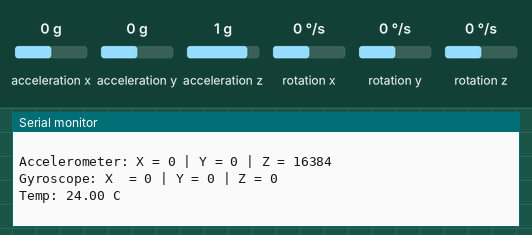
Bench run of a sketch on a simulated ESP32. Parts: the last lines printed to the serial monitor. Wiring (inferred from the names in the program): MPU-6050 motion sensor at I2C address 0x68. Inputs (shaded band) come from the test bench; at power-on: acceleration x 0 g, acceleration y 0 g, acceleration z 1 g, rotation x 0 °/s, rotation y 0 °/s, rotation z 0 °/s.

Above: at 1.2 s.
1.3 s: acceleration x set to -1.4 g
2.8 s: acceleration y set to -1.4 g
4.3 s: acceleration z set to -1.4 g
5.8 s: rotation x set to -192 °/s
At 6.25 s:
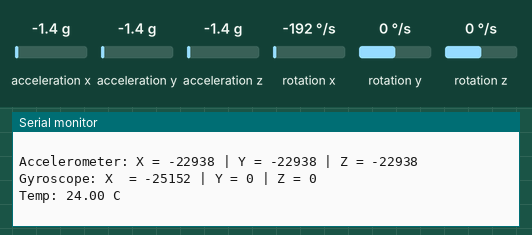
7.3 s: rotation y set to -192 °/s
At 7.79 s:
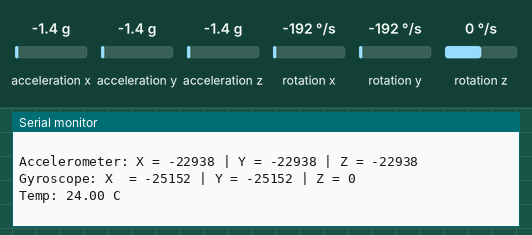
8.8 s: acceleration x set to 0.8 g
Timing chart, 0 to 11.8 s (numbered marks = the images above; inputs shaded):
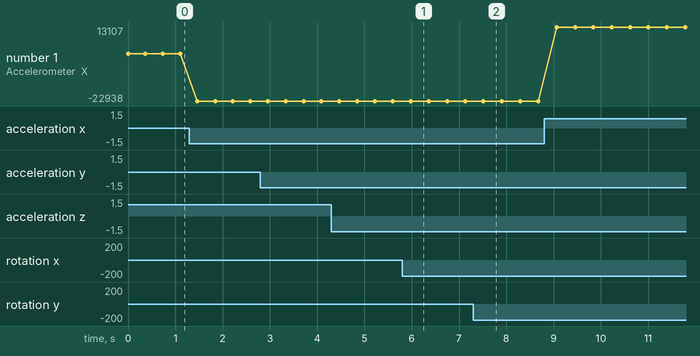

Measured:
- after the input at 5.8 s, the serial monitor: prints a new line after 0.18 s (image 1)
- after the input at 7.3 s, the serial monitor: prints a new line after 0.21 s (image 2)
- plotted number 1: 0 → -22938 after the input at 1.3 s, -22938 → 13107 after the input at 8.8 s

The sketch:

04_Shifted_to_GY-521.ino
```cpp
/*
 * GY-521 (MPU-6050) sanity check - confirms the replacement module works.
 * Ran on the Arduino; ESP32 version is in 05_GY-521_on_ESP32.
 *
 * NOTE on the byte count: the MPU-6050 register map is
 *   0x3B..0x40  ACCEL_XOUT/YOUT/ZOUT   (6 bytes)
 *   0x41..0x42  TEMP_OUT               (2 bytes)   <-- sits in the middle
 *   0x43..0x48  GYRO_XOUT/YOUT/ZOUT    (6 bytes)
 * so a burst read from 0x3B needs 14 bytes, not 12. Requesting 12 and
 * skipping Tmp made the temperature land in GyX, GyX in GyY, GyY in GyZ,
 * and GyZ was never read at all. Accel was unaffected, which is why the
 * output still looked believable.
 */

#include<Wire.h>
const int MPU=0x68;
int16_t AcX,AcY,AcZ,Tmp,GyX,GyY,GyZ;

void  setup(){
  Wire.begin();
  Wire.beginTransmission(MPU);
  Wire.write(0x6B);
  Wire.write(0);
  Wire.endTransmission(true);
  Serial.begin(9600);
}
void  loop(){
  Wire.beginTransmission(MPU);
  Wire.write(0x3B);
  Wire.endTransmission(false);
  Wire.requestFrom(MPU,14,true);
  AcX=Wire.read()<<8|Wire.read();
  AcY=Wire.read()<<8|Wire.read();
  AcZ=Wire.read()<<8|Wire.read();
  Tmp=Wire.read()<<8|Wire.read();    // TEMP_OUT - must be read to stay aligned
  GyX=Wire.read()<<8|Wire.read();
  GyY=Wire.read()<<8|Wire.read();
  GyZ=Wire.read()<<8|Wire.read();

  Serial.print("Accelerometer: ");
  Serial.print("X = "); Serial.print(AcX);
  Serial.print(" | Y = "); Serial.print(AcY);
  Serial.print(" | Z = ");  Serial.println(AcZ);

  Serial.print("Gyroscope: ");
  Serial.print("X  = "); Serial.print(GyX);
  Serial.print(" | Y = "); Serial.print(GyY);
  Serial.print(" | Z = "); Serial.println(GyZ);

  Serial.print("Temp: "); Serial.print(Tmp/340.0 + 36.53); Serial.println(" C");
  Serial.println(" ");
  delay(333);
}
```
